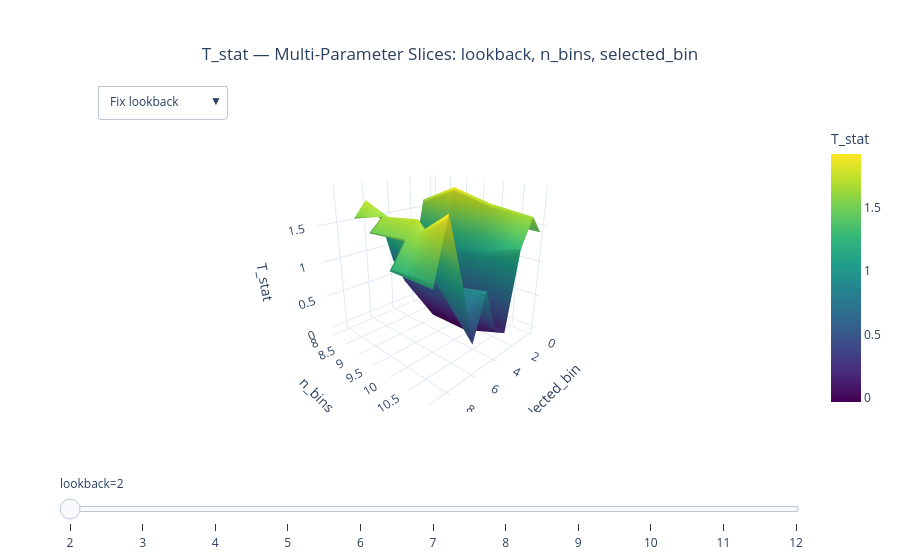

Write notebook code for a chart like this one.
### Markdown cell above
## 5. Interactive Visualizations

The appropriate plot is selected automatically based on grid dimensionality:
- 1D grid → raw + smoothed line with shaded stable regions
- 2D grid → heatmap with stability contour overlay
- 3D+ grid → heatmap slices with dropdown + slider controls

### Code cell
if report.plot_1d is not None:
    report.plot_1d.show()

if report.plot_2d is not None:
    report.plot_2d.show()

if report.plot_3d is not None:
    report.plot_3d.show()

### Figure 1 — Plotly figure (JSON) as saved in the notebook; plotly's stock layout.template omitted (floating-point values rounded to 4 significant figures)
{"data": [{"colorbar": {"title": {"text": "T_stat"}}, "colorscale": [[0, "#440154"], [0.1111, "#482878"], [0.2222, "#3e4989"], [0.3333, "#31688e"], [0.4444, "#26828e"], [0.5556, "#1f9e89"], [0.6667, "#35b779"], [0.7778, "#6ece58"], [0.8889, "#b5de2b"], [1, "#fde725"]], "hovertemplate": "<b>n_bins</b>: %{y}<br><b>selected_bin</b>: %{x}<br><b>t_stat</b>: %{z:.4f}<br><b>lookback</b>=2<br><extra></extra>", "showscale": true, "type": "surface", "visible": true, "x": [0, 1, 2, 3, 4, 5, 6, 7, 8, 9, 10], "y": [8, 9, 10, 11], "z": [[1.654, 1.619, 0.672, 0.3367, 0.7489, 1.467, 1.748, 1.508, NaN, NaN, NaN], [1.565, 1.882, 1.029, -0.03564, 0.5519, 0.9064, 1.537, 1.658, 1.471, NaN, NaN], [1.436, 1.729, 1.056, -0.03573, 0.6412, 0.802, 0.9904, 1.729, 1.509, 1.216, NaN], [1.412, 1.65, 1.28, 0.1936, 0.3426, 0.9304, 0.3257, 1.182, 1.928, 1.185, 0.9764]]}, {"colorbar": {"title": {"text": "T_stat"}}, "colorscale": [[0, "#440154"], [0.1111, "#482878"], [0.2222, "#3e4989"], [0.3333, "#31688e"], [0.4444, "#26828e"], [0.5556, "#1f9e89"], [0.6667, "#35b779"], [0.7778, "#6ece58"], [0.8889, "#b5de2b"], [1, "#fde725"]], "hovertemplate": "<b>n_bins</b>: %{y}<br><b>selected_bin</b>: %{x}<br><b>t_stat</b>: %{z:.4f}<br><b>lookback</b>=3<br><extra></extra>", "showscale": true, "type": "surface", "visible": false, "x": [0, 1, 2, 3, 4, 5, 6, 7, 8, 9, 10], "y": [8, 9, 10, 11], "z": [[1.862, 1.194, 0.7381, 0.4413, 0.6663, 1.169, 2.057, 1.259, NaN, NaN, NaN], [1.844, 1.265, 0.6062, 0.6391, 0.4732, 0.6821, 1.601, 1.82, 0.9832, NaN, NaN], [1.813, 1.048, 0.5333, 0.6942, 0.7367, 0.6416, 0.7266, 1.718, 1.617, 0.9501, NaN], [1.759, 1.068, 0.6647, 0.7505, 0.904, 0.311, 0.4423, 1.25, 1.626, 1.402, 0.8965]]}, {"colorbar": {"title": {"text": "T_stat"}}, "colorscale": [[0, "#440154"], [0.1111, "#482878"], [0.2222, "#3e4989"], [0.3333, "#31688e"], [0.4444, "#26828e"], [0.5556, "#1f9e89"], [0.6667, "#35b779"], [0.7778, "#6ece58"], [0.8889, "#b5de2b"], [1, "#fde725"]], "hovertemplate": "<b>n_bins</b>: %{y}<br><b>selected_bin</b>: %{x}<br><b>t_stat</b>: %{z:.4f}<br><b>lookback</b>=4<br><extra></extra>", "showscale": true, "type": "surface", "visible": false, "x": [0, 1, 2, 3, 4, 5, 6, 7, 8, 9, 10], "y": [8, 9, 10, 11], "z": [[1.756, 0.9926, 1.018, 0.8274, 0.31, 1.127, 1.74, 1.595, NaN, NaN, NaN], [1.849, 0.8207, 0.9491, 0.9537, 0.3593, 0.6182, 1.398, 1.631, 1.433, NaN, NaN], [1.95, 0.5833, 0.7706, 1.382, 0.5763, 0.04982, 0.8612, 1.332, 1.651, 1.591, NaN], [1.823, 0.6253, 0.782, 1.419, 0.718, 0.1255, 0.2817, 0.9971, 1.461, 1.615, 1.335]]}, {"colorbar": {"title": {"text": "T_stat"}}, "colorscale": [[0, "#440154"], [0.1111, "#482878"], [0.2222, "#3e4989"], [0.3333, "#31688e"], [0.4444, "#26828e"], [0.5556, "#1f9e89"], [0.6667, "#35b779"], [0.7778, "#6ece58"], [0.8889, "#b5de2b"], [1, "#fde725"]], "hovertemplate": "<b>n_bins</b>: %{y}<br><b>selected_bin</b>: %{x}<br><b>t_stat</b>: %{z:.4f}<br><b>lookback</b>=5<br><extra></extra>", "showscale": true, "type": "surface", "visible": false, "x": [0, 1, 2, 3, 4, 5, 6, 7, 8, 9, 10], "y": [8, 9, 10, 11], "z": [[1.621, 1.074, 1.43, 0.458, 0.6189, 0.8534, 1.396, 1.839, NaN, NaN, NaN], [1.81, 0.8474, 1.293, 0.8174, 0.2477, 0.7648, 1.07, 1.347, 1.8, NaN, NaN], [1.815, 0.5538, 1.328, 1.198, 0.1266, 0.5219, 0.7315, 0.7189, 1.643, 1.976, NaN], [1.812, 0.4897, 1.137, 1.477, 0.2292, 0.2129, 0.8907, 0.4409, 0.9852, 1.898, 1.637]]}, {"colorbar": {"title": {"text": "T_stat"}}, "colorscale": [[0, "#440154"], [0.1111, "#482878"], [0.2222, "#3e4989"], [0.3333, "#31688e"], [0.4444, "#26828e"], [0.5556, "#1f9e89"], [0.6667, "#35b779"], [0.7778, "#6ece58"], [0.8889, "#b5de2b"], [1, "#fde725"]], "hovertemplate": "<b>n_bins</b>: %{y}<br><b>selected_bin</b>: %{x}<br><b>t_stat</b>: %{z:.4f}<br><b>lookback</b>=6<br><extra></extra>", "showscale": true, "type": "surface", "visible": false, "x": [0, 1, 2, 3, 4, 5, 6, 7, 8, 9, 10], "y": [8, 9, 10, 11], "z": [[1.568, 1.431, 1.369, 0.1866, 1.017, 0.6293, 1.232, 2.105, NaN, NaN, NaN], [1.605, 1.204, 1.418, 0.3008, 0.5374, 0.9479, 0.7615, 1.382, 1.959, NaN, NaN], [1.695, 0.8911, 1.622, 0.7706, -0.1721, 1.144, 0.7185, 0.4176, 1.683, 2.065, NaN], [1.706, 0.7489, 1.572, 0.9598, -0.1019, 0.4973, 1.268, 0.1356, 0.8068, 2.027, 1.83]]}, {"colorbar": {"title": {"text": "T_stat"}}, "colorscale": [[0, "#440154"], [0.1111, "#482878"], [0.2222, "#3e4989"], [0.3333, "#31688e"], [0.4444, "#26828e"], [0.5556, "#1f9e89"], [0.6667, "#35b779"], [0.7778, "#6ece58"], [0.8889, "#b5de2b"], [1, "#fde725"]], "hovertemplate": "<b>n_bins</b>: %{y}<br><b>selected_bin</b>: %{x}<br><b>t_stat</b>: %{z:.4f}<br><b>lookback</b>=7<br><extra></extra>", "showscale": true, "type": "surface", "visible": false, "x": [0, 1, 2, 3, 4, 5, 6, 7, 8, 9, 10], "y": [8, 9, 10, 11], "z": [[1.46, 1.891, 1.089, 0.306, 1.087, 0.2148, 1.174, 2.454, NaN, NaN, NaN], [1.555, 1.578, 1.391, 0.1176, 0.7897, 0.6045, 0.5193, 1.573, 2.228, NaN, NaN], [1.509, 1.228, 1.731, 0.3097, 0.02563, 1.197, 0.4979, 0.3894, 1.868, 2.031, NaN], [1.567, 0.9681, 1.621, 0.7657, -0.1767, 0.9102, 1.006, -0.1616, 0.975, 1.943, 1.875]]}, {"colorbar": {"title": {"text": "T_stat"}}, "colorscale": [[0, "#440154"], [0.1111, "#482878"], [0.2222, "#3e4989"], [0.3333, "#31688e"], [0.4444, "#26828e"], [0.5556, "#1f9e89"], [0.6667, "#35b779"], [0.7778, "#6ece58"], [0.8889, "#b5de2b"], [1, "#fde725"]], "hovertemplate": "<b>n_bins</b>: %{y}<br><b>selected_bin</b>: %{x}<br><b>t_stat</b>: %{z:.4f}<br><b>lookback</b>=8<br><extra></extra>", "showscale": true, "type": "surface", "visible": false, "x": [0, 1, 2, 3, 4, 5, 6, 7, 8, 9, 10], "y": [8, 9, 10, 11], "z": [[1.551, 1.968, 0.8069, 0.3441, 1.191, -0.1342, 1.462, 2.276, NaN, NaN, NaN], [1.426, 1.849, 1.157, 0.3262, 0.8652, 0.4358, 0.375, 1.599, 2.208, NaN, NaN], [1.45, 1.468, 1.699, 0.2377, 0.2727, 0.946, 0.1741, 0.4754, 2.057, 1.886, NaN], [1.429, 1.256, 1.749, 0.3466, 0.2258, 0.9024, 0.5737, -0.2791, 1.22, 1.955, 1.825]]}, {"colorbar": {"title": {"text": "T_stat"}}, "colorscale": [[0, "#440154"], [0.1111, "#482878"], [0.2222, "#3e4989"], [0.3333, "#31688e"], [0.4444, "#26828e"], [0.5556, "#1f9e89"], [0.6667, "#35b779"], [0.7778, "#6ece58"], [0.8889, "#b5de2b"], [1, "#fde725"]], "hovertemplate": "<b>n_bins</b>: %{y}<br><b>selected_bin</b>: %{x}<br><b>t_stat</b>: %{z:.4f}<br><b>lookback</b>=9<br><extra></extra>", "showscale": true, "type": "surface", "visible": false, "x": [0, 1, 2, 3, 4, 5, 6, 7, 8, 9, 10], "y": [8, 9, 10, 11], "z": [[1.643, 1.832, 0.7099, 0.6722, 0.7958, 0.0009772, 1.527, 2.149, NaN, NaN, NaN], [1.423, 1.816, 1.182, 0.5936, 0.8144, 0.1678, 0.5054, 1.56, 2.125, NaN, NaN], [1.31, 1.669, 1.844, 0.1541, 0.6179, 0.5848, 0.002475, 0.6142, 1.981, 1.999, NaN], [1.4, 1.674, 1.73, 0.1684, 0.5159, 0.8103, 0.2164, -0.2521, 1.499, 1.832, 1.933]]}, {"colorbar": {"title": {"text": "T_stat"}}, "colorscale": [[0, "#440154"], [0.1111, "#482878"], [0.2222, "#3e4989"], [0.3333, "#31688e"], [0.4444, "#26828e"], [0.5556, "#1f9e89"], [0.6667, "#35b779"], [0.7778, "#6ece58"], [0.8889, "#b5de2b"], [1, "#fde725"]], "hovertemplate": "<b>n_bins</b>: %{y}<br><b>selected_bin</b>: %{x}<br><b>t_stat</b>: %{z:.4f}<br><b>lookback</b>=10<br><extra></extra>", "showscale": true, "type": "surface", "visible": false, "x": [0, 1, 2, 3, 4, 5, 6, 7, 8, 9, 10], "y": [8, 9, 10, 11], "z": [[1.734, 1.649, 0.8135, 0.7716, 0.5951, 0.05612, 1.507, 2.012, NaN, NaN, NaN], [1.57, 1.539, 1.404, 0.611, 0.5302, 0.1409, 0.556, 1.553, 2.051, NaN, NaN], [1.326, 1.652, 1.782, 0.3137, 0.6522, 0.3723, 0.003215, 0.6352, 1.93, 2.005, NaN], [1.326, 1.798, 1.977, 0.07626, 0.7863, 0.4452, 0.08355, -0.05359, 1.451, 1.826, 1.786]]}, {"colorbar": {"title": {"text": "T_stat"}}, "colorscale": [[0, "#440154"], [0.1111, "#482878"], [0.2222, "#3e4989"], [0.3333, "#31688e"], [0.4444, "#26828e"], [0.5556, "#1f9e89"], [0.6667, "#35b779"], [0.7778, "#6ece58"], [0.8889, "#b5de2b"], [1, "#fde725"]], "hovertemplate": "<b>n_bins</b>: %{y}<br><b>selected_bin</b>: %{x}<br><b>t_stat</b>: %{z:.4f}<br><b>lookback</b>=11<br><extra></extra>", "showscale": true, "type": "surface", "visible": false, "x": [0, 1, 2, 3, 4, 5, 6, 7, 8, 9, 10], "y": [8, 9, 10, 11], "z": [[1.798, 1.369, 1.07, 0.7946, 0.4676, 0.2506, 1.324, 2.055, NaN, NaN, NaN], [1.652, 1.317, 1.484, 0.6041, 0.4485, 0.1818, 0.5204, 1.613, 2.051, NaN, NaN], [1.498, 1.315, 1.904, 0.3349, 0.5641, 0.3103, 0.2284, 0.7247, 1.622, 1.886, NaN], [1.377, 1.657, 1.938, 0.4602, 0.6469, 0.3174, 0.2652, -0.02158, 1.186, 1.594, 1.759]]}, {"colorbar": {"title": {"text": "T_stat"}}, "colorscale": [[0, "#440154"], [0.1111, "#482878"], [0.2222, "#3e4989"], [0.3333, "#31688e"], [0.4444, "#26828e"], [0.5556, "#1f9e89"], [0.6667, "#35b779"], [0.7778, "#6ece58"], [0.8889, "#b5de2b"], [1, "#fde725"]], "hovertemplate": "<b>n_bins</b>: %{y}<br><b>selected_bin</b>: %{x}<br><b>t_stat</b>: %{z:.4f}<br><b>lookback</b>=12<br><extra></extra>", "showscale": true, "type": "surface", "visible": false, "x": [0, 1, 2, 3, 4, 5, 6, 7, 8, 9, 10], "y": [8, 9, 10, 11], "z": [[1.783, 1.271, 1.18, 0.7308, 0.5276, 0.4136, 1.073, 2.031, NaN, NaN, NaN], [1.699, 1.164, 1.589, 0.731, 0.4091, 0.185, 0.5327, 1.457, 1.906, NaN, NaN], [1.53, 1.167, 1.802, 0.6411, 0.4654, 0.4248, 0.2298, 0.6629, 1.418, 1.927, NaN], [1.345, 1.317, 1.876, 0.7512, 0.6782, 0.3866, 0.3778, -0.02064, 0.8622, 1.678, 1.964]]}, {"colorbar": {"title": {"text": "T_stat"}}, "colorscale": [[0, "#440154"], [0.1111, "#482878"], [0.2222, "#3e4989"], [0.3333, "#31688e"], [0.4444, "#26828e"], [0.5556, "#1f9e89"], [0.6667, "#35b779"], [0.7778, "#6ece58"], [0.8889, "#b5de2b"], [1, "#fde725"]], "hovertemplate": "<b>lookback</b>: %{y}<br><b>selected_bin</b>: %{x}<br><b>t_stat</b>: %{z:.4f}<br><b>n_bins</b>=8<br><extra></extra>", "showscale": true, "type": "surface", "visible": false, "x": [0, 1, 2, 3, 4, 5, 6, 7], "y": [2, 3, 4, 5, 6, 7, 8, 9, 10, 11, 12], "z": [[1.654, 1.619, 0.672, 0.3367, 0.7489, 1.467, 1.748, 1.508], [1.862, 1.194, 0.7381, 0.4413, 0.6663, 1.169, 2.057, 1.259], [1.756, 0.9926, 1.018, 0.8274, 0.31, 1.127, 1.74, 1.595], [1.621, 1.074, 1.43, 0.458, 0.6189, 0.8534, 1.396, 1.839], [1.568, 1.431, 1.369, 0.1866, 1.017, 0.6293, 1.232, 2.105], [1.46, 1.891, 1.089, 0.306, 1.087, 0.2148, 1.174, 2.454], [1.551, 1.968, 0.8069, 0.3441, 1.191, -0.1342, 1.462, 2.276], [1.643, 1.832, 0.7099, 0.6722, 0.7958, 0.0009772, 1.527, 2.149], [1.734, 1.649, 0.8135, 0.7716, 0.5951, 0.05612, 1.507, 2.012], [1.798, 1.369, 1.07, 0.7946, 0.4676, 0.2506, 1.324, 2.055], [1.783, 1.271, 1.18, 0.7308, 0.5276, 0.4136, 1.073, 2.031]]}, {"colorbar": {"title": {"text": "T_stat"}}, "colorscale": [[0, "#440154"], [0.1111, "#482878"], [0.2222, "#3e4989"], [0.3333, "#31688e"], [0.4444, "#26828e"], [0.5556, "#1f9e89"], [0.6667, "#35b779"], [0.7778, "#6ece58"], [0.8889, "#b5de2b"], [1, "#fde725"]], "hovertemplate": "<b>lookback</b>: %{y}<br><b>selected_bin</b>: %{x}<br><b>t_stat</b>: %{z:.4f}<br><b>n_bins</b>=9<br><extra></extra>", "showscale": true, "type": "surface", "visible": false, "x": [0, 1, 2, 3, 4, 5, 6, 7, 8], "y": [2, 3, 4, 5, 6, 7, 8, 9, 10, 11, 12], "z": [[1.565, 1.882, 1.029, -0.03564, 0.5519, 0.9064, 1.537, 1.658, 1.471], [1.844, 1.265, 0.6062, 0.6391, 0.4732, 0.6821, 1.601, 1.82, 0.9832], [1.849, 0.8207, 0.9491, 0.9537, 0.3593, 0.6182, 1.398, 1.631, 1.433], [1.81, 0.8474, 1.293, 0.8174, 0.2477, 0.7648, 1.07, 1.347, 1.8], [1.605, 1.204, 1.418, 0.3008, 0.5374, 0.9479, 0.7615, 1.382, 1.959], [1.555, 1.578, 1.391, 0.1176, 0.7897, 0.6045, 0.5193, 1.573, 2.228], [1.426, 1.849, 1.157, 0.3262, 0.8652, 0.4358, 0.375, 1.599, 2.208], [1.423, 1.816, 1.182, 0.5936, 0.8144, 0.1678, 0.5054, 1.56, 2.125], [1.57, 1.539, 1.404, 0.611, 0.5302, 0.1409, 0.556, 1.553, 2.051], [1.652, 1.317, 1.484, 0.6041, 0.4485, 0.1818, 0.5204, 1.613, 2.051], [1.699, 1.164, 1.589, 0.731, 0.4091, 0.185, 0.5327, 1.457, 1.906]]}, {"colorbar": {"title": {"text": "T_stat"}}, "colorscale": [[0, "#440154"], [0.1111, "#482878"], [0.2222, "#3e4989"], [0.3333, "#31688e"], [0.4444, "#26828e"], [0.5556, "#1f9e89"], [0.6667, "#35b779"], [0.7778, "#6ece58"], [0.8889, "#b5de2b"], [1, "#fde725"]], "hovertemplate": "<b>lookback</b>: %{y}<br><b>selected_bin</b>: %{x}<br><b>t_stat</b>: %{z:.4f}<br><b>n_bins</b>=10<br><extra></extra>", "showscale": true, "type": "surface", "visible": false, "x": [0, 1, 2, 3, 4, 5, 6, 7, 8, 9], "y": [2, 3, 4, 5, 6, 7, 8, 9, 10, 11, 12], "z": [[1.436, 1.729, 1.056, -0.03573, 0.6412, 0.802, 0.9904, 1.729, 1.509, 1.216], [1.813, 1.048, 0.5333, 0.6942, 0.7367, 0.6416, 0.7266, 1.718, 1.617, 0.9501], [1.95, 0.5833, 0.7706, 1.382, 0.5763, 0.04982, 0.8612, 1.332, 1.651, 1.591], [1.815, 0.5538, 1.328, 1.198, 0.1266, 0.5219, 0.7315, 0.7189, 1.643, 1.976], [1.695, 0.8911, 1.622, 0.7706, -0.1721, 1.144, 0.7185, 0.4176, 1.683, 2.065], [1.509, 1.228, 1.731, 0.3097, 0.02563, 1.197, 0.4979, 0.3894, 1.868, 2.031], [1.45, 1.468, 1.699, 0.2377, 0.2727, 0.946, 0.1741, 0.4754, 2.057, 1.886], [1.31, 1.669, 1.844, 0.1541, 0.6179, 0.5848, 0.002475, 0.6142, 1.981, 1.999], [1.326, 1.652, 1.782, 0.3137, 0.6522, 0.3723, 0.003215, 0.6352, 1.93, 2.005], [1.498, 1.315, 1.904, 0.3349, 0.5641, 0.3103, 0.2284, 0.7247, 1.622, 1.886], [1.53, 1.167, 1.802, 0.6411, 0.4654, 0.4248, 0.2298, 0.6629, 1.418, 1.927]]}, {"colorbar": {"title": {"text": "T_stat"}}, "colorscale": [[0, "#440154"], [0.1111, "#482878"], [0.2222, "#3e4989"], [0.3333, "#31688e"], [0.4444, "#26828e"], [0.5556, "#1f9e89"], [0.6667, "#35b779"], [0.7778, "#6ece58"], [0.8889, "#b5de2b"], [1, "#fde725"]], "hovertemplate": "<b>lookback</b>: %{y}<br><b>selected_bin</b>: %{x}<br><b>t_stat</b>: %{z:.4f}<br><b>n_bins</b>=11<br><extra></extra>", "showscale": true, "type": "surface", "visible": false, "x": [0, 1, 2, 3, 4, 5, 6, 7, 8, 9, 10], "y": [2, 3, 4, 5, 6, 7, 8, 9, 10, 11, 12], "z": [[1.412, 1.65, 1.28, 0.1936, 0.3426, 0.9304, 0.3257, 1.182, 1.928, 1.185, 0.9764], [1.759, 1.068, 0.6647, 0.7505, 0.904, 0.311, 0.4423, 1.25, 1.626, 1.402, 0.8965], [1.823, 0.6253, 0.782, 1.419, 0.718, 0.1255, 0.2817, 0.9971, 1.461, 1.615, 1.335], [1.812, 0.4897, 1.137, 1.477, 0.2292, 0.2129, 0.8907, 0.4409, 0.9852, 1.898, 1.637], [1.706, 0.7489, 1.572, 0.9598, -0.1019, 0.4973, 1.268, 0.1356, 0.8068, 2.027, 1.83], [1.567, 0.9681, 1.621, 0.7657, -0.1767, 0.9102, 1.006, -0.1616, 0.975, 1.943, 1.875], [1.429, 1.256, 1.749, 0.3466, 0.2258, 0.9024, 0.5737, -0.2791, 1.22, 1.955, 1.825], [1.4, 1.674, 1.73, 0.1684, 0.5159, 0.8103, 0.2164, -0.2521, 1.499, 1.832, 1.933], [1.326, 1.798, 1.977, 0.07626, 0.7863, 0.4452, 0.08355, -0.05359, 1.451, 1.826, 1.786], [1.377, 1.657, 1.938, 0.4602, 0.6469, 0.3174, 0.2652, -0.02158, 1.186, 1.594, 1.759], [1.345, 1.317, 1.876, 0.7512, 0.6782, 0.3866, 0.3778, -0.02064, 0.8622, 1.678, 1.964]]}, {"colorbar": {"title": {"text": "T_stat"}}, "colorscale": [[0, "#440154"], [0.1111, "#482878"], [0.2222, "#3e4989"], [0.3333, "#31688e"], [0.4444, "#26828e"], [0.5556, "#1f9e89"], [0.6667, "#35b779"], [0.7778, "#6ece58"], [0.8889, "#b5de2b"], [1, "#fde725"]], "hovertemplate": "<b>lookback</b>: %{y}<br><b>n_bins</b>: %{x}<br><b>t_stat</b>: %{z:.4f}<br><b>selected_bin</b>=0<br><extra></extra>", "showscale": true, "type": "surface", "visible": false, "x": [8, 9, 10, 11], "y": [2, 3, 4, 5, 6, 7, 8, 9, 10, 11, 12], "z": [[1.654, 1.565, 1.436, 1.412], [1.862, 1.844, 1.813, 1.759], [1.756, 1.849, 1.95, 1.823], [1.621, 1.81, 1.815, 1.812], [1.568, 1.605, 1.695, 1.706], [1.46, 1.555, 1.509, 1.567], [1.551, 1.426, 1.45, 1.429], [1.643, 1.423, 1.31, 1.4], [1.734, 1.57, 1.326, 1.326], [1.798, 1.652, 1.498, 1.377], [1.783, 1.699, 1.53, 1.345]]}, {"colorbar": {"title": {"text": "T_stat"}}, "colorscale": [[0, "#440154"], [0.1111, "#482878"], [0.2222, "#3e4989"], [0.3333, "#31688e"], [0.4444, "#26828e"], [0.5556, "#1f9e89"], [0.6667, "#35b779"], [0.7778, "#6ece58"], [0.8889, "#b5de2b"], [1, "#fde725"]], "hovertemplate": "<b>lookback</b>: %{y}<br><b>n_bins</b>: %{x}<br><b>t_stat</b>: %{z:.4f}<br><b>selected_bin</b>=1<br><extra></extra>", "showscale": true, "type": "surface", "visible": false, "x": [8, 9, 10, 11], "y": [2, 3, 4, 5, 6, 7, 8, 9, 10, 11, 12], "z": [[1.619, 1.882, 1.729, 1.65], [1.194, 1.265, 1.048, 1.068], [0.9926, 0.8207, 0.5833, 0.6253], [1.074, 0.8474, 0.5538, 0.4897], [1.431, 1.204, 0.8911, 0.7489], [1.891, 1.578, 1.228, 0.9681], [1.968, 1.849, 1.468, 1.256], [1.832, 1.816, 1.669, 1.674], [1.649, 1.539, 1.652, 1.798], [1.369, 1.317, 1.315, 1.657], [1.271, 1.164, 1.167, 1.317]]}, {"colorbar": {"title": {"text": "T_stat"}}, "colorscale": [[0, "#440154"], [0.1111, "#482878"], [0.2222, "#3e4989"], [0.3333, "#31688e"], [0.4444, "#26828e"], [0.5556, "#1f9e89"], [0.6667, "#35b779"], [0.7778, "#6ece58"], [0.8889, "#b5de2b"], [1, "#fde725"]], "hovertemplate": "<b>lookback</b>: %{y}<br><b>n_bins</b>: %{x}<br><b>t_stat</b>: %{z:.4f}<br><b>selected_bin</b>=2<br><extra></extra>", "showscale": true, "type": "surface", "visible": false, "x": [8, 9, 10, 11], "y": [2, 3, 4, 5, 6, 7, 8, 9, 10, 11, 12], "z": [[0.672, 1.029, 1.056, 1.28], [0.7381, 0.6062, 0.5333, 0.6647], [1.018, 0.9491, 0.7706, 0.782], [1.43, 1.293, 1.328, 1.137], [1.369, 1.418, 1.622, 1.572], [1.089, 1.391, 1.731, 1.621], [0.8069, 1.157, 1.699, 1.749], [0.7099, 1.182, 1.844, 1.73], [0.8135, 1.404, 1.782, 1.977], [1.07, 1.484, 1.904, 1.938], [1.18, 1.589, 1.802, 1.876]]}, {"colorbar": {"title": {"text": "T_stat"}}, "colorscale": [[0, "#440154"], [0.1111, "#482878"], [0.2222, "#3e4989"], [0.3333, "#31688e"], [0.4444, "#26828e"], [0.5556, "#1f9e89"], [0.6667, "#35b779"], [0.7778, "#6ece58"], [0.8889, "#b5de2b"], [1, "#fde725"]], "hovertemplate": "<b>lookback</b>: %{y}<br><b>n_bins</b>: %{x}<br><b>t_stat</b>: %{z:.4f}<br><b>selected_bin</b>=3<br><extra></extra>", "showscale": true, "type": "surface", "visible": false, "x": [8, 9, 10, 11], "y": [2, 3, 4, 5, 6, 7, 8, 9, 10, 11, 12], "z": [[0.3367, -0.03564, -0.03573, 0.1936], [0.4413, 0.6391, 0.6942, 0.7505], [0.8274, 0.9537, 1.382, 1.419], [0.458, 0.8174, 1.198, 1.477], [0.1866, 0.3008, 0.7706, 0.9598], [0.306, 0.1176, 0.3097, 0.7657], [0.3441, 0.3262, 0.2377, 0.3466], [0.6722, 0.5936, 0.1541, 0.1684], [0.7716, 0.611, 0.3137, 0.07626], [0.7946, 0.6041, 0.3349, 0.4602], [0.7308, 0.731, 0.6411, 0.7512]]}, {"colorbar": {"title": {"text": "T_stat"}}, "colorscale": [[0, "#440154"], [0.1111, "#482878"], [0.2222, "#3e4989"], [0.3333, "#31688e"], [0.4444, "#26828e"], [0.5556, "#1f9e89"], [0.6667, "#35b779"], [0.7778, "#6ece58"], [0.8889, "#b5de2b"], [1, "#fde725"]], "hovertemplate": "<b>lookback</b>: %{y}<br><b>n_bins</b>: %{x}<br><b>t_stat</b>: %{z:.4f}<br><b>selected_bin</b>=4<br><extra></extra>", "showscale": true, "type": "surface", "visible": false, "x": [8, 9, 10, 11], "y": [2, 3, 4, 5, 6, 7, 8, 9, 10, 11, 12], "z": [[0.7489, 0.5519, 0.6412, 0.3426], [0.6663, 0.4732, 0.7367, 0.904], [0.31, 0.3593, 0.5763, 0.718], [0.6189, 0.2477, 0.1266, 0.2292], [1.017, 0.5374, -0.1721, -0.1019], [1.087, 0.7897, 0.02563, -0.1767], [1.191, 0.8652, 0.2727, 0.2258], [0.7958, 0.8144, 0.6179, 0.5159], [0.5951, 0.5302, 0.6522, 0.7863], [0.4676, 0.4485, 0.5641, 0.6469], [0.5276, 0.4091, 0.4654, 0.6782]]}, {"colorbar": {"title": {"text": "T_stat"}}, "colorscale": [[0, "#440154"], [0.1111, "#482878"], [0.2222, "#3e4989"], [0.3333, "#31688e"], [0.4444, "#26828e"], [0.5556, "#1f9e89"], [0.6667, "#35b779"], [0.7778, "#6ece58"], [0.8889, "#b5de2b"], [1, "#fde725"]], "hovertemplate": "<b>lookback</b>: %{y}<br><b>n_bins</b>: %{x}<br><b>t_stat</b>: %{z:.4f}<br><b>selected_bin</b>=5<br><extra></extra>", "showscale": true, "type": "surface", "visible": false, "x": [8, 9, 10, 11], "y": [2, 3, 4, 5, 6, 7, 8, 9, 10, 11, 12], "z": [[1.467, 0.9064, 0.802, 0.9304], [1.169, 0.6821, 0.6416, 0.311], [1.127, 0.6182, 0.04982, 0.1255], [0.8534, 0.7648, 0.5219, 0.2129], [0.6293, 0.9479, 1.144, 0.4973], [0.2148, 0.6045, 1.197, 0.9102], [-0.1342, 0.4358, 0.946, 0.9024], [0.0009772, 0.1678, 0.5848, 0.8103], [0.05612, 0.1409, 0.3723, 0.4452], [0.2506, 0.1818, 0.3103, 0.3174], [0.4136, 0.185, 0.4248, 0.3866]]}, {"colorbar": {"title": {"text": "T_stat"}}, "colorscale": [[0, "#440154"], [0.1111, "#482878"], [0.2222, "#3e4989"], [0.3333, "#31688e"], [0.4444, "#26828e"], [0.5556, "#1f9e89"], [0.6667, "#35b779"], [0.7778, "#6ece58"], [0.8889, "#b5de2b"], [1, "#fde725"]], "hovertemplate": "<b>lookback</b>: %{y}<br><b>n_bins</b>: %{x}<br><b>t_stat</b>: %{z:.4f}<br><b>selected_bin</b>=6<br><extra></extra>", "showscale": true, "type": "surface", "visible": false, "x": [8, 9, 10, 11], "y": [2, 3, 4, 5, 6, 7, 8, 9, 10, 11, 12], "z": [[1.748, 1.537, 0.9904, 0.3257], [2.057, 1.601, 0.7266, 0.4423], [1.74, 1.398, 0.8612, 0.2817], [1.396, 1.07, 0.7315, 0.8907], [1.232, 0.7615, 0.7185, 1.268], [1.174, 0.5193, 0.4979, 1.006], [1.462, 0.375, 0.1741, 0.5737], [1.527, 0.5054, 0.002475, 0.2164], [1.507, 0.556, 0.003215, 0.08355], [1.324, 0.5204, 0.2284, 0.2652], [1.073, 0.5327, 0.2298, 0.3778]]}, {"colorbar": {"title": {"text": "T_stat"}}, "colorscale": [[0, "#440154"], [0.1111, "#482878"], [0.2222, "#3e4989"], [0.3333, "#31688e"], [0.4444, "#26828e"], [0.5556, "#1f9e89"], [0.6667, "#35b779"], [0.7778, "#6ece58"], [0.8889, "#b5de2b"], [1, "#fde725"]], "hovertemplate": "<b>lookback</b>: %{y}<br><b>n_bins</b>: %{x}<br><b>t_stat</b>: %{z:.4f}<br><b>selected_bin</b>=7<br><extra></extra>", "showscale": true, "type": "surface", "visible": false, "x": [8, 9, 10, 11], "y": [2, 3, 4, 5, 6, 7, 8, 9, 10, 11, 12], "z": [[1.508, 1.658, 1.729, 1.182], [1.259, 1.82, 1.718, 1.25], [1.595, 1.631, 1.332, 0.9971], [1.839, 1.347, 0.7189, 0.4409], [2.105, 1.382, 0.4176, 0.1356], [2.454, 1.573, 0.3894, -0.1616], [2.276, 1.599, 0.4754, -0.2791], [2.149, 1.56, 0.6142, -0.2521], [2.012, 1.553, 0.6352, -0.05359], [2.055, 1.613, 0.7247, -0.02158], [2.031, 1.457, 0.6629, -0.02064]]}, {"colorbar": {"title": {"text": "T_stat"}}, "colorscale": [[0, "#440154"], [0.1111, "#482878"], [0.2222, "#3e4989"], [0.3333, "#31688e"], [0.4444, "#26828e"], [0.5556, "#1f9e89"], [0.6667, "#35b779"], [0.7778, "#6ece58"], [0.8889, "#b5de2b"], [1, "#fde725"]], "hovertemplate": "<b>lookback</b>: %{y}<br><b>n_bins</b>: %{x}<br><b>t_stat</b>: %{z:.4f}<br><b>selected_bin</b>=8<br><extra></extra>", "showscale": true, "type": "surface", "visible": false, "x": [9, 10, 11], "y": [2, 3, 4, 5, 6, 7, 8, 9, 10, 11, 12], "z": [[1.471, 1.509, 1.928], [0.9832, 1.617, 1.626], [1.433, 1.651, 1.461], [1.8, 1.643, 0.9852], [1.959, 1.683, 0.8068], [2.228, 1.868, 0.975], [2.208, 2.057, 1.22], [2.125, 1.981, 1.499], [2.051, 1.93, 1.451], [2.051, 1.622, 1.186], [1.906, 1.418, 0.8622]]}, {"colorbar": {"title": {"text": "T_stat"}}, "colorscale": [[0, "#440154"], [0.1111, "#482878"], [0.2222, "#3e4989"], [0.3333, "#31688e"], [0.4444, "#26828e"], [0.5556, "#1f9e89"], [0.6667, "#35b779"], [0.7778, "#6ece58"], [0.8889, "#b5de2b"], [1, "#fde725"]], "hovertemplate": "<b>lookback</b>: %{y}<br><b>n_bins</b>: %{x}<br><b>t_stat</b>: %{z:.4f}<br><b>selected_bin</b>=9<br><extra></extra>", "showscale": true, "type": "surface", "visible": false, "x": [10, 11], "y": [2, 3, 4, 5, 6, 7, 8, 9, 10, 11, 12], "z": [[1.216, 1.185], [0.9501, 1.402], [1.591, 1.615], [1.976, 1.898], [2.065, 2.027], [2.031, 1.943], [1.886, 1.955], [1.999, 1.832], [2.005, 1.826], [1.886, 1.594], [1.927, 1.678]]}, {"showscale": false, "type": "surface", "visible": false, "x": [0], "y": [0], "z": [[0]]}], "layout": {"margin": {"b": 100, "l": 60, "r": 60, "t": 120}, "scene": {"aspectmode": "auto", "camera": {"center": {"x": 0, "y": 0, "z": 0}, "eye": {"x": 1.5, "y": 1.5, "z": 0.8}, "up": {"x": 0, "y": 0, "z": 1}}, "xaxis": {"title": {"text": "selected_bin"}}, "yaxis": {"title": {"text": "n_bins"}}, "zaxis": {"title": {"text": "T_stat"}}}, "sliders": [{"active": 0, "currentvalue": {"prefix": "lookback="}, "pad": {"t": 60}, "steps": [{"args": [{"visible": [true, false, false, false, false, false, false, false, false, false, false, false, false, false, false, false, false, false, false, false, false, false, false, false, false, false]}], "label": "2", "method": "update"}, {"args": [{"visible": [false, true, false, false, false, false, false, false, false, false, false, false, false, false, false, false, false, false, false, false, false, false, false, false, false, false]}], "label": "3", "method": "update"}, {"args": [{"visible": [false, false, true, false, false, false, false, false, false, false, false, false, false, false, false, false, false, false, false, false, false, false, false, false, false, false]}], "label": "4", "method": "update"}, {"args": [{"visible": [false, false, false, true, false, false, false, false, false, false, false, false, false, false, false, false, false, false, false, false, false, false, false, false, false, false]}], "label": "5", "method": "update"}, {"args": [{"visible": [false, false, false, false, true, false, false, false, false, false, false, false, false, false, false, false, false, false, false, false, false, false, false, false, false, false]}], "label": "6", "method": "update"}, {"args": [{"visible": [false, false, false, false, false, true, false, false, false, false, false, false, false, false, false, false, false, false, false, false, false, false, false, false, false, false]}], "label": "7", "method": "update"}, {"args": [{"visible": [false, false, false, false, false, false, true, false, false, false, false, false, false, false, false, false, false, false, false, false, false, false, false, false, false, false]}], "label": "8", "method": "update"}, {"args": [{"visible": [false, false, false, false, false, false, false, true, false, false, false, false, false, false, false, false, false, false, false, false, false, false, false, false, false, false]}], "label": "9", "method": "update"}, {"args": [{"visible": [false, false, false, false, false, false, false, false, true, false, false, false, false, false, false, false, false, false, false, false, false, false, false, false, false, false]}], "label": "10", "method": "update"}, {"args": [{"visible": [false, false, false, false, false, false, false, false, false, true, false, false, false, false, false, false, false, false, false, false, false, false, false, false, false, false]}], "label": "11", "method": "update"}, {"args": [{"visible": [false, false, false, false, false, false, false, false, false, false, true, false, false, false, false, false, false, false, false, false, false, false, false, false, false, false]}], "label": "12", "method": "update"}]}], "title": {"text": "T_stat — Multi-Parameter Slices: lookback, n_bins, selected_bin", "x": 0.5}, "updatemenus": [{"active": 0, "buttons": [{"args": [{"visible": [true, false, false, false, false, false, false, false, false, false, false, false, false, false, false, false, false, false, false, false, false, false, false, false, false, false]}, {"scene.xaxis.title": "selected_bin", "scene.yaxis.title": "n_bins", "scene.zaxis.title": "T_stat", "sliders": [{"active": 0, "currentvalue": {"prefix": "lookback="}, "pad": {"t": 60}, "steps": [{"args": [{"visible": [true, false, false, false, false, false, false, false, false, false, false, false, false, false, false, false, false, false, false, false, false, false, false, false, false, false]}], "label": "2", "method": "update"}, {"args": [{"visible": [false, true, false, false, false, false, false, false, false, false, false, false, false, false, false, false, false, false, false, false, false, false, false, false, false, false]}], "label": "3", "method": "update"}, {"args": [{"visible": [false, false, true, false, false, false, false, false, false, false, false, false, false, false, false, false, false, false, false, false, false, false, false, false, false, false]}], "label": "4", "method": "update"}, {"args": [{"visible": [false, false, false, true, false, false, false, false, false, false, false, false, false, false, false, false, false, false, false, false, false, false, false, false, false, false]}], "label": "5", "method": "update"}, {"args": [{"visible": [false, false, false, false, true, false, false, false, false, false, false, false, false, false, false, false, false, false, false, false, false, false, false, false, false, false]}], "label": "6", "method": "update"}, {"args": [{"visible": [false, false, false, false, false, true, false, false, false, false, false, false, false, false, false, false, false, false, false, false, false, false, false, false, false, false]}], "label": "7", "method": "update"}, {"args": [{"visible": [false, false, false, false, false, false, true, false, false, false, false, false, false, false, false, false, false, false, false, false, false, false, false, false, false, false]}], "label": "8", "method": "update"}, {"args": [{"visible": [false, false, false, false, false, false, false, true, false, false, false, false, false, false, false, false, false, false, false, false, false, false, false, false, false, false]}], "label": "9", "method": "update"}, {"args": [{"visible": [false, false, false, false, false, false, false, false, true, false, false, false, false, false, false, false, false, false, false, false, false, false, false, false, false, false]}], "label": "10", "method": "update"}, {"args": [{"visible": [false, false, false, false, false, false, false, false, false, true, false, false, false, false, false, false, false, false, false, false, false, false, false, false, false, false]}], "label": "11", "method": "update"}, {"args": [{"visible": [false, false, false, false, false, false, false, false, false, false, true, false, false, false, false, false, false, false, false, false, false, false, false, false, false, false]}], "label": "12", "method": "update"}]}]}], "label": "Fix lookback", "method": "update"}, {"args": [{"visible": [false, false, false, false, false, false, false, false, false, false, false, true, false, false, false, false, false, false, false, false, false, false, false, false, false, false]}, {"scene.xaxis.title": "selected_bin", "scene.yaxis.title": "lookback", "scene.zaxis.title": "T_stat", "sliders": [{"active": 0, "currentvalue": {"prefix": "n_bins="}, "pad": {"t": 60}, "steps": [{"args": [{"visible": [false, false, false, false, false, false, false, false, false, false, false, true, false, false, false, false, false, false, false, false, false, false, false, false, false, false]}], "label": "8", "method": "update"}, {"args": [{"visible": [false, false, false, false, false, false, false, false, false, false, false, false, true, false, false, false, false, false, false, false, false, false, false, false, false, false]}], "label": "9", "method": "update"}, {"args": [{"visible": [false, false, false, false, false, false, false, false, false, false, false, false, false, true, false, false, false, false, false, false, false, false, false, false, false, false]}], "label": "10", "method": "update"}, {"args": [{"visible": [false, false, false, false, false, false, false, false, false, false, false, false, false, false, true, false, false, false, false, false, false, false, false, false, false, false]}], "label": "11", "method": "update"}]}]}], "label": "Fix n_bins", "method": "update"}, {"args": [{"visible": [false, false, false, false, false, false, false, false, false, false, false, false, false, false, false, true, false, false, false, false, false, false, false, false, false, false]}, {"scene.xaxis.title": "n_bins", "scene.yaxis.title": "lookback", "scene.zaxis.title": "T_stat", "sliders": [{"active": 0, "currentvalue": {"prefix": "selected_bin="}, "pad": {"t": 60}, "steps": [{"args": [{"visible": [false, false, false, false, false, false, false, false, false, false, false, false, false, false, false, true, false, false, false, false, false, false, false, false, false, false]}], "label": "0", "method": "update"}, {"args": [{"visible": [false, false, false, false, false, false, false, false, false, false, false, false, false, false, false, false, true, false, false, false, false, false, false, false, false, false]}], "label": "1", "method": "update"}, {"args": [{"visible": [false, false, false, false, false, false, false, false, false, false, false, false, false, false, false, false, false, true, false, false, false, false, false, false, false, false]}], "label": "2", "method": "update"}, {"args": [{"visible": [false, false, false, false, false, false, false, false, false, false, false, false, false, false, false, false, false, false, true, false, false, false, false, false, false, false]}], "label": "3", "method": "update"}, {"args": [{"visible": [false, false, false, false, false, false, false, false, false, false, false, false, false, false, false, false, false, false, false, true, false, false, false, false, false, false]}], "label": "4", "method": "update"}, {"args": [{"visible": [false, false, false, false, false, false, false, false, false, false, false, false, false, false, false, false, false, false, false, false, true, false, false, false, false, false]}], "label": "5", "method": "update"}, {"args": [{"visible": [false, false, false, false, false, false, false, false, false, false, false, false, false, false, false, false, false, false, false, false, false, true, false, false, false, false]}], "label": "6", "method": "update"}, {"args": [{"visible": [false, false, false, false, false, false, false, false, false, false, false, false, false, false, false, false, false, false, false, false, false, false, true, false, false, false]}], "label": "7", "method": "update"}, {"args": [{"visible": [false, false, false, false, false, false, false, false, false, false, false, false, false, false, false, false, false, false, false, false, false, false, false, true, false, false]}], "label": "8", "method": "update"}, {"args": [{"visible": [false, false, false, false, false, false, false, false, false, false, false, false, false, false, false, false, false, false, false, false, false, false, false, false, true, false]}], "label": "9", "method": "update"}, {"args": [{"visible": [false, false, false, false, false, false, false, false, false, false, false, false, false, false, false, false, false, false, false, false, false, false, false, false, false, true]}], "label": "10", "method": "update"}]}]}], "label": "Fix selected_bin", "method": "update"}], "direction": "down", "type": "dropdown", "x": 0.05, "xanchor": "left", "y": 1.12, "yanchor": "top"}]}}
